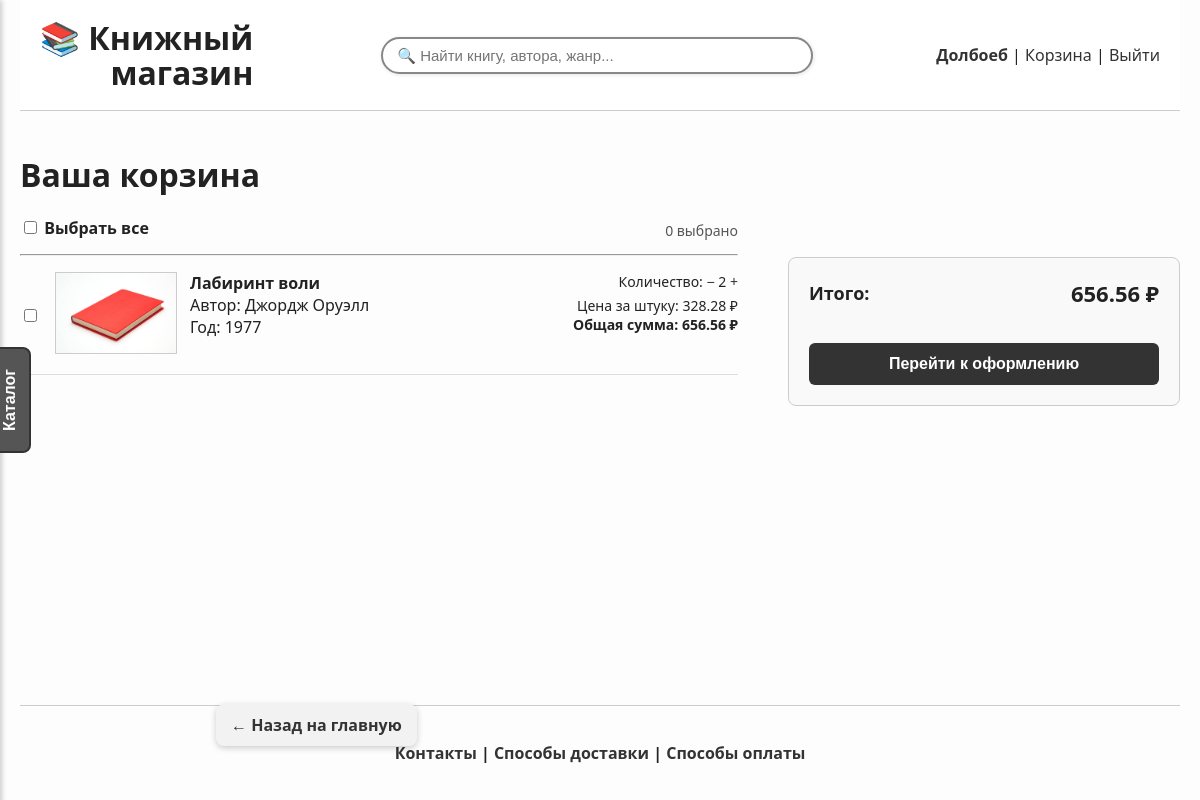
/cart (signed in), run on the app's committed database.
### app/models.py (models this page shows, shortened)
class User(db.Model, UserMixin):
    id = db.Column(db.Integer, primary_key=True)
    first_name = db.Column(db.String(50), nullable=False)
    last_name = db.Column(db.String(50), nullable=False)
    email = db.Column(db.String(120), unique=True, nullable=False)
    phone = db.Column(db.String(20))
    password = db.Column(db.String(100), nullable=False)
    cart_items = db.relationship('CartItem', back_populates='user', cascade='all, delete-orphan', passive_deletes=True)
    reviews = db.relationship('Review', backref='user', cascade='all, delete-orphan', passive_deletes=True)
    orders = db.relationship('Order', back_populates='user', cascade='all, delete-orphan', passive_deletes=True)

class CartItem(db.Model):
    id = db.Column(db.Integer, primary_key=True)
    user_id = db.Column(db.Integer, db.ForeignKey('user.id', ondelete="CASCADE"), nullable=False)
    book_id = db.Column(db.Integer, db.ForeignKey('book.id'), nullable=False)
    quantity = db.Column(db.Integer, default=1)
    user = db.relationship('User', back_populates='cart_items')
    book = db.relationship('Book')

class Book(db.Model):
    id = db.Column(db.Integer, primary_key=True)
    title = db.Column(db.String(120))
    author = db.Column(db.String(120))
    year = db.Column(db.Integer)
    price = db.Column(db.Float)
    genre = db.Column(db.String(100))
    category = db.Column(db.String(100))
    cover = db.Column(db.String(255))
    description = db.Column(db.Text)
    rating = db.Column(db.Float)

### app/routes.py (the view)
@app.route('/cart')
@login_required
def view_cart():
    cart_items = CartItem.query.filter_by(user_id=current_user.id).all()
    total = sum(item.book.price * item.quantity for item in cart_items)
    if request.args.get('deleted') == '1':
        flash("Книга удалена из корзины", "info")
    return render_template('cart.html', cart_items=cart_items, total=total)

### app/__init__.py (called while the page is built)
@login_manager.user_loader
def load_user(user_id):
    return User.query.get(int(user_id))

### app/routes.py (called while the page is built)
@app.context_processor
def inject_genres():
    return dict(genres=[g[0] for g in db.session.query(Book.genre).distinct() if g[0]])

### app/templates/cart.html (shortened to what this page needs)
{% extends 'base.html' %}
{% block content %}
<h1 class="page-title">Ваша корзина</h1>
{% if cart_items %}
<div class="cart-wrapper">
  <div class="cart-left">
    <div class="cart-header">
      <label>
        <input type="checkbox" id="select-all" onclick="
          const checkboxes = document.querySelectorAll('.item-checkbox');
          checkboxes.forEach(cb => cb.checked = this.checked);
          updateSelectedCount();
        "> Выбрать все
      </label>
      <span id="selected-count" style="font-size: 14px; color: #555;">0 выбрано</span>
    </div>
    <hr>
    <ul class="cart-item-list">
      {% for item in cart_items %}
      <li class="cart-item">
        <input type="checkbox" class="item-checkbox" value="{{ item.id }}">
        <div style="width: 120px; flex-shrink: 0;">
          <img src="{{ url_for('static', filename='covers/' + (item.book.cover_filename or 'book_cover.jpg')) }}"
               alt="Обложка">
        </div>
        <div class="cart-book-info">
          <div>
            <div class="cart-book-title">{{ item.book.title }}</div>
            <div>Автор: {{ item.book.author }}</div>
            <div>Год: {{ item.book.year }}</div>
          </div>
          <div class="cart-book-price-info">
            <div style="margin-bottom: 5px;">
              Количество:
              <a href="#" onclick="event.preventDefault(); changeQuantity({{ item.id }}, -1)">−</a>
              <span id="qty-{{ item.id }}">{{ item.quantity }}</span>
              <a href="#" onclick="event.preventDefault(); changeQuantity({{ item.id }}, 1)">+</a>
            </div>
            <div id="item-price-{{ item.id }}" data-price="{{ item.book.price }}">
              Цена за штуку: {{ item.book.price }} ₽
            </div>
            <div style="font-weight: bold;">
              Общая сумма:
              <span id="item-total-{{ item.id }}">
                {{ '%.2f' | format(item.book.price * item.quantity) }}
              </span> ₽
            </div>
          </div>
        </div>
      </li>
      {% endfor %}
    </ul>
  </div>
  <div class="cart-summary">
    <div class="cart-summary-header">
      <span>Итого:</span>
      <span id="total-price">{{ "%.2f"|format(total) }} ₽</span>
    </div>
    <form id="checkout-form" method="POST" action="{{ url_for('checkout') }}" onsubmit="return submitCheckoutForm();">
      <button type="submit" class="cart-submit-button">Перейти к оформлению</button>
    </form>
  </div>
</div>
{% else %}
<p>Ваша корзина пуста.</p>
{% endif %}
<a href="{{ url_for('index') }}" class="floating-back-button">← Назад на главную</a>
{% endblock %}

### app/templates/base.html (shortened to what this page needs)
<!DOCTYPE html>
<html lang="ru">
<head>
        <link rel="stylesheet" href="{{ url_for('static', filename='styles.css') }}">
</head>
<body>
<div class="wrapper">
<header style="padding: 20px;">
    <div style="
        display: flex;
        flex-wrap: wrap;
        align-items: center;
        justify-content: space-between;
        gap: 20px;
    ">
        <div style="flex-shrink: 0;">
            <a href="{{ url_for('index') }}" style="text-decoration: none; color: inherit;">
                <h1 style="margin: 0; line-height: 1.1; white-space: nowrap; text-align: right;">
                    📚 Книжный<br>магазин
                </h1>
            </a>
        </div>
        <div style="
            display: flex;
            flex: 1;
            min-width: 250px;
            flex-wrap: wrap;
            justify-content: flex-end;
            align-items: center;
            gap: 15px;
        ">
            <form action="{{ url_for('search') }}" method="get" style="
                flex: 1;
                min-width: 200px;
                display: flex;
                justify-content: center;
            ">
                <input type="text" name="q"
                    placeholder="🔍 Найти книгу, автора, жанр..."
                    value="{{ request.args.get('q', '') }}"
                    style="
                        width: 100%;
                        max-width: 400px;
                        padding: 8px 14px;
                        border: 2px solid #888;
                        border-radius: 25px;
                        font-size: 15px;
                        box-shadow: 1px 1px 4px rgba(0,0,0,0.1);
                        transition: 0.3s ease;
                    "
                    onfocus="this.style.borderColor='#444'; this.style.boxShadow='0 0 8px rgba(0,0,0,0.2)'"
                    onblur="this.style.borderColor='#888'; this.style.boxShadow='1px 1px 4px rgba(0,0,0,0.1)'">
            </form>
            <div style="white-space: nowrap;">
                {% if current_user.is_authenticated %}
                    <a href="{{ url_for('profile') }}"><strong>{{ current_user.first_name }}</strong></a> |
                    <a href="{{ url_for('view_cart') }}">Корзина</a> |
                    <a href="{{ url_for('logout') }}">Выйти</a>
                {% else %}
                    <a href="{{ url_for('login') }}">Вход</a> |
                    <a href="{{ url_for('register') }}">Регистрация</a>
                {% endif %}
            </div>
        </div>
    </div>
</header>
<button onclick="toggleSidebar()" id="catalog-button">Каталог</button>
<div class="container">
    <main class="main-content">
        {% block content %}{% endblock %}
    </main>
</div>
<footer>
    <div class="footer-inner">
        <p>
            <a href="{{ url_for('contacts') }}">Контакты</a> |
            <a href="{{ url_for('delivery') }}">Способы доставки</a> |
            <a href="{{ url_for('payment') }}">Способы оплаты</a>
        </p>
    </div>
</footer>
</div>
</body>
</html>

### app/static/styles.css (style rules this page uses)
html, body { height: 100%; margin: 0; padding: 0; font-family: 'Segoe UI', Tahoma, Geneva, Verdana, sans-serif; background-color: #fdfdfd; color: #222; }
.wrapper { display: flex; flex-direction: column; min-height: 100vh; max-width: 1200px; margin: 0 auto; padding: 0 20px; }
header { background-color: white; border-bottom: 1px solid #ccc; padding: 20px; }
footer { padding: 20px 0; width: 100%; font-weight: bold; border-top: 1px solid #ccc; }
footer a { font-weight: bold; }
.footer-inner { max-width: 100%; margin: 0 auto; padding: 0 20px; text-align: center; }
.container { flex: 1; display: flex; flex-direction: column; gap: 20px; }
.main-content { flex: 1; padding: 20px 0; }
#catalog-button { position: fixed; top: 50%; left: 10px; transform: translate(-50%, -50%) rotate(-90deg); transform-origin: center; padding: 10px 20px; font-size: 16px; font-weight: bold; border: 2px solid #333; border-radius: 8px; cursor: pointer; z-index: 2000; background-color: #555; }
a { color: #333; text-decoration: none; }
ul { list-style: none; padding-left: 0; }
ul li { margin-bottom: 10px; }
label { display: block; margin-bottom: 5px; font-weight: 600; }
button { padding: 10px 18px; border: none; border-radius: 6px; background-color: #333; color: white; cursor: pointer; font-weight: bold; transition: background-color 0.2s ease; }
.cart-wrapper { display: flex; gap: 50px; align-items: flex-start; }
.cart-left { flex: 2; }
.cart-header { display: flex; justify-content: space-between; align-items: center; margin-bottom: 10px; }
.cart-item-list { list-style: none; padding-left: 0; }
.cart-item { display: flex; gap: 15px; margin-bottom: 25px; border-bottom: 1px solid #ddd; padding-bottom: 15px; }
.cart-item img { width: 100%; height: auto; object-fit: contain; border: 1px solid #ccc; }
.cart-book-info { flex: 1; display: flex; justify-content: space-between; align-items: flex-start; gap: 20px; }
.cart-book-title { font-weight: bold; }
.cart-book-price-info { font-size: 14px; text-align: right; flex: 0 0 auto; min-width: 160px; }
.cart-summary { flex: 0 0 350px; border: 1px solid #ccc; padding: 20px; border-radius: 8px; background-color: #f9f9f9; margin-top: 40px; }
.cart-summary-header { display: flex; justify-content: space-between; align-items: center; margin-bottom: 15px; }
.cart-summary-header span:first-child { font-size: 18px; font-weight: bold; }
.cart-summary-header span:last-child { font-size: 22px; font-weight: bold; }
.cart-submit-button { margin-top: 20px; width: 100%; padding: 12px; font-size: 16px; font-weight: bold; cursor: pointer; }
.floating-back-button { position: fixed; top: 88%; left: 18%; z-index: 999; background-color: #f2f2f2; color: #333; padding: 10px 15px; border-radius: 8px; text-decoration: none; box-shadow: 0 2px 6px rgba(0,0,0,0.2); font-weight: bold; transition: background-color 0.2s ease; }

### data on the page
User: first_name "Долбоеб"
CartItem: book "Лабиринт воли", book.author "Джордж Оруэлл", book.year "1977", quantity "2", book.price "328.28"
Book: item.book.price*item.quantity "656.56"

### other printed values
{{ "%.2f"|format(total) }} "656.56"
